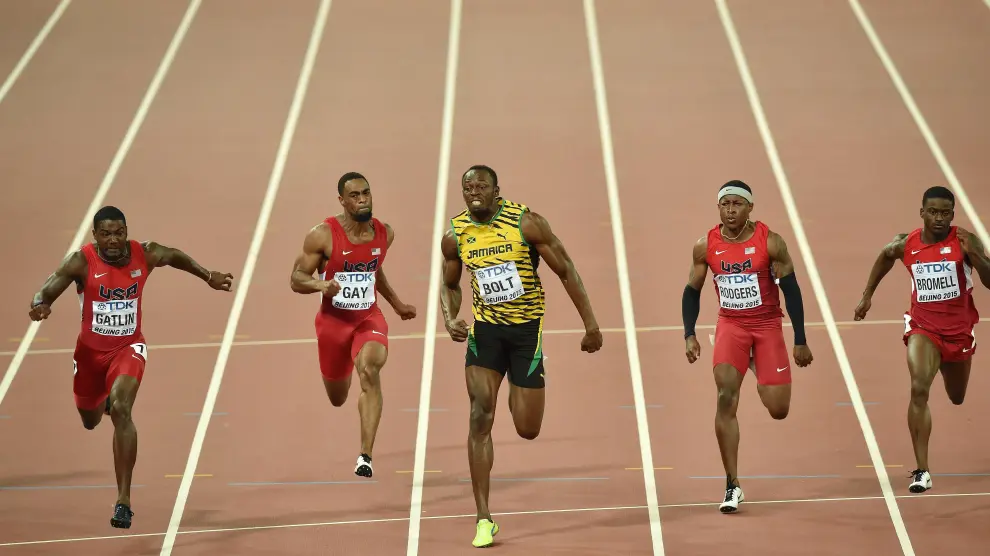
#> input picture materia/hog/HOG detectMultiScale parameters explained/carrera.png, 990 x 556 px
$ jupyter execute hog_parameters.ipynb
#> lines starting #> are read from the running program, lines starting #| are printed output that depends on the picture
# HOG detectMultiScale parameters explained

### Accessing the HOG detectMultiScale parameters

[cell 1]
import cv2

[cell 2]
help(cv2.HOGDescriptor().detectMultiScale)

1. El Problema: El mundo real no es 64×128

- La realidad: En una cámara de seguridad o una foto cualquiera, las personas pueden estar lejos (pequeñas) o cerca (grandes).
- El desafío: Un detector HOG manual solo sabe buscar ventanas de tamaño fijo. Si la persona es más grande o más pequeña que la ventana, el detector falla.

2. La Solución: detectMultiScale (La Pirámide)

- Esta función hace el trabajo sucio por ti. En lugar de cambiar el tamaño de la ventana de detección, cambia el tamaño de la imagen repetidamente.
  - Toma la imagen original → Busca personas.
  - Reduce la imagen un poco → Busca personas.
  - Reduce la imagen otro poco → Busca personas.
  - Repite hasta que la imagen sea minúscula.
- Esto se llama Pirámide de Imágenes . Permite detectar personas de cualquier tamaño usando el mismo detector de ventana fija.

3. El Triángulo de la Muerte (Lo que vamos a ajustar)

- El texto introductorio advierte que esta "magia" tiene un coste. Vamos a tener que ajustar perillas (parámetros) para equilibrar tres fuerzas opuestas:
  - Falsos Positivos (False Positives): Decir que hay una persona en una sombra o un árbol. (Demasiada sensibilidad).
  - Falsos Negativos (Missed Detections): No ver a la persona que está ahí. (Poca sensibilidad).
  - Velocidad (FPS): Si revisas demasiadas escalas o mueves la ventana muy lento, el programa se arrastra y no sirve para video en tiempo real (especialmente en hardware limitado como una Raspberry Pi).

### HOG detectMultiScale parameters explained

[cell 3]
# importar los paquetes necesarios
from __future__ import print_function
import argparse
import datetime
import imutils
import cv2
# construir el analizador de argumentos y parsear los argumentos
ap = argparse.ArgumentParser()
ap.add_argument("-i", "--image", required=True,
	help="ruta a la imagen de entrada")
ap.add_argument("-w", "--win-stride", type=str, default="(8, 8)",
	help="paso de ventana")
ap.add_argument("-p", "--padding", type=str, default="(16, 16)",
	help="relleno del objeto")
ap.add_argument("-s", "--scale", type=float, default=1.05,
	help="escala de la pirámide de imágenes")
ap.add_argument("-m", "--mean-shift", type=int, default=-1,
	help="si se debe usar agrupamiento mean shift o no")
args = vars(ap.parse_args())

# El paso de la ventana. ¿Cuánto se mueve la ventana verde cada vez?
winStride = eval(args["win_stride"])

# El margen. Cuánto espacio extra añadimos alrededor de la imagen antes de procesarla.
padding = eval(args["padding"])
meanShift = True if args["mean_shift"] > 0 else False

# inicializar el descriptor HOG/detector de personas
hog = cv2.HOGDescriptor()
hog.setSVMDetector(cv2.HOGDescriptor_getDefaultPeopleDetector())

# cargar la imagen y redimensionarla
image = cv2.imread(args["image"])
#> image is the input picture: shape (556, 990, 3); mean B, G, R 106.4, 133.6, 170.9
image = imutils.resize(image, width=min(400, image.shape[1]))
#> image: shape (224, 400, 3)

# detectar personas en la imagen
start = datetime.datetime.now()
(rects, weights) = hog.detectMultiScale(image, winStride=winStride,
	padding=padding, scale=args["scale"], useMeanshiftGrouping=meanShift)
#> rects = [[108, 55, 75, 150], [256, 56, 84, 167], [336, 62, 64, 152], [149, 41, 99, 183]]; weights = [1.52, 1.68, 0.923, 0.662]
print("[INFO] la detección tomó: {}s".format(
	(datetime.datetime.now() - start).total_seconds()))

# dibujar los cuadros delimitadores originales
for (x, y, w, h) in rects:
	cv2.rectangle(image, (x, y), (x + w, y + h), (0, 255, 0), 2)
#> this loop made 4 passes
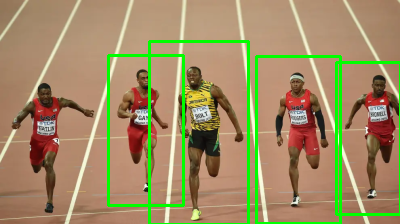
#> image: shape (224, 400, 3); mean B, G, R 99.8, 140.2, 160.5

# mostrar la imagen de salida
cv2.imshow("Detecciones", image)
cv2.waitKey(0)
#> Out = 27
